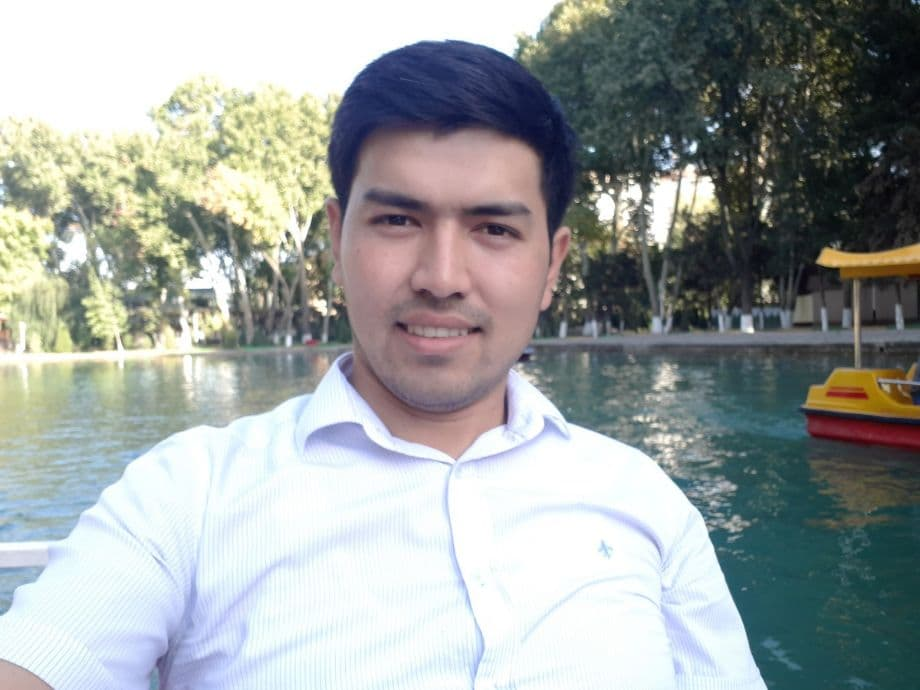
#> input picture test/Abror Esonaliev.jpg, 920 x 690 px, given as the content of the folder dataset, which was not available
$ python main.py
#> lines starting #> are read from the running program, lines starting #| are printed output that depends on the picture; pictures that were not available may be replaced by others from this repository, and a replacement may not be noted
"""
EigenFace=>

EigenFace implementation of the method in Turk and Pentland's paper.

Requirements=>

1) Numpy
2) Matplotlib
3) cv2 (openCV2)

To Run=>

Put the training image into directory example, each class of images should be in the same subdir, since the name of the subdir will be the name of the class.

"""
from __future__ import division

import os
import numpy as np
import scipy.stats as ss
import collections
import cv2
import bunch
import matplotlib.pyplot as plt
import re
import fnmatch

TEST_DIR = "test"
IMAGE_DIR = "dataset"


class EigenFace(object):

    def __init__(self, image_path=None, suffix="*.*", variance_pct=0.99, knn=5):

#> called with image_path = 'dataset', suffix = '*.*', variance_pct = 0.99, knn = 1
        self.variance_pct = variance_pct

        self.knn = knn

        self.image_dictionary = []

        image_names = []
        for root, dirnames, filenames in os.walk(image_path):
            for filename in fnmatch.filter(filenames, suffix):
                image_names.append(os.path.join(root, filename))

        for idx, image_name in enumerate(image_names):
            img = cv2.imread(image_name, cv2.IMREAD_GRAYSCALE).astype(np.float64)
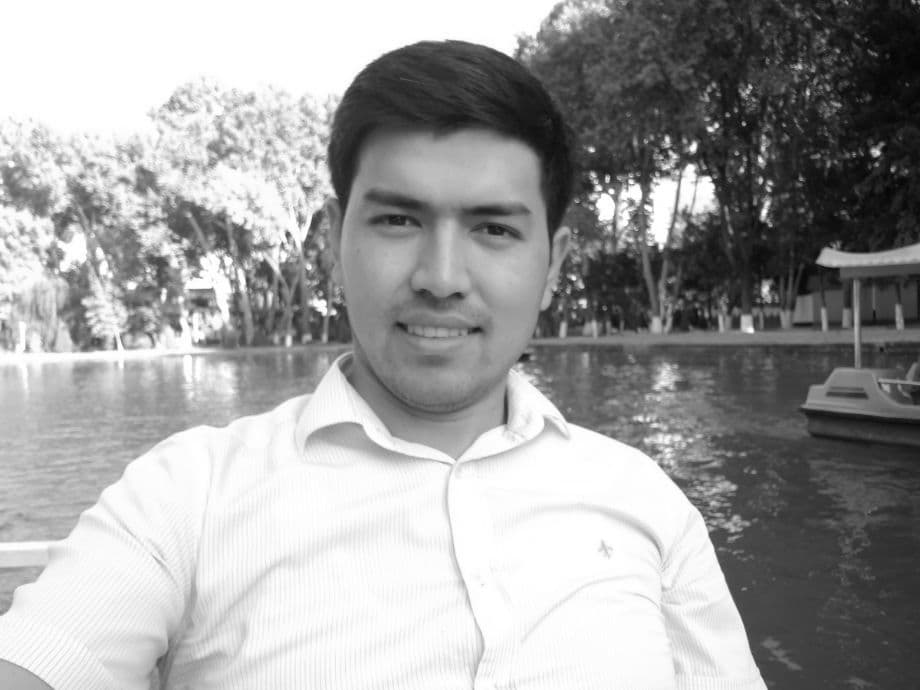
#> img: shape (690, 920) float64; min 2, max 255, mean 159.7
            if idx == 0:
                self.imgShape = img.shape
#> self.imgShape = (690, 920)

                self.vector_matrix = np.zeros((self.imgShape[0] * self.imgShape[1], len(image_names)), dtype=np.float64)

            self.image_dictionary.append((image_name, img, self.getClassFromName(image_name)))
            self.vector_matrix[:, idx] = img.flatten()

        subjects = set()
        for _, _, subject in self.image_dictionary:
            subjects.add(subject)
#> this loop made 1 pass
#> subject on pass 1: 8399236249458515776
#> after the loop, subjects = 1 item
        print("loaded total image: %d, subject number is: %d" % (len(self.image_dictionary), len(subjects)))
#| loaded total image: 1, subject number is: 1

        self.get_eigen()
        self.getWeight4Training()

    def get_eigen(self):
        mean_vector = self.vector_matrix.mean(axis=1)
        for ii in range(self.vector_matrix.shape[1]):
            self.vector_matrix[:, ii] -= mean_vector
        shape = self.vector_matrix.shape
#> shape = (634800, 1)

        if (shape[0] < shape[1]):
            _, lamb, u = np.linalg.svd(np.dot(self.vector_matrix, self.vector_matrix.T))
            u = u.T

        else:
            _, lamb, v = np.linalg.svd(np.dot(self.vector_matrix.T, self.vector_matrix))
#> lamb = [0]; v = [1]
            v = v.T
            u = np.dot(self.vector_matrix, v)

            norm = np.linalg.norm(u, axis=0)
#> norm = [0]
            u = u / norm

        standard_deviation = lamb ** 2 / float(len(lamb))
#> standard_deviation = [0]
        variance_proportion = standard_deviation / np.sum(standard_deviation)
#> variance_proportion = [nan]
        eigen = bunch.Bunch()
        eigen.lamb = lamb
        eigen.u = u
        eigen.variance_proportion = variance_proportion
        eigen.mean_vector = mean_vector
        self.eigen = eigen

        self.K = self.get_number_of_components_to_preserve_variance(self.variance_pct)
        print("get_number_of_components_to_preserve_variance: var=%.2f, K=%d" % (self.variance_pct, self.K))

    def getWeight4Training(self):
        self.weightTraining = np.dot(self.eigen.u.T, self.vector_matrix)
        return self.weightTraining

    def get_eigen_value_distribution(self):
        data = np.cumsum(self.eigen.lamb) / np.sum(self.eigen.lamb)
        return data

    # [4 lines left out: function get_number_of_components_to_preserve_variance, not called in this run]

    def getWeight4NormalizedImg(self, imgNormlized):
        return np.dot(self.eigen.u.T, imgNormlized)

    def getWeight4img(self, img):
        return self.getWeight4NormalizedImg(img.flatten - self.eigen.mean_vector)

    # [88 lines left out: functions porject2eigenFaces, eval, get_eval, plot_image_dictionary, plot_eigen_vector, plot_eigen_vectors, not called in this run]

    def get_average_weight_matrix(self):
        return np.reshape(self.eigen.mean_vector, self.imgShape)

    # [30 lines left out: functions plot_mean_vector, plot_pca_components_proportions, plot_eigen_value_distribution, plotTrainingClass, not called in this run]

    def getClassFromName(self, fileName, lastSubdir=True):
        if lastSubdir:
            name = os.path.basename(os.path.dirname(fileName))
        else:
            name = os.path.basename(fileName)
        mat = re.match(".*(\d+).*", name)
        if mat != None:
            return int(mat.group(1))
        else:
            return name.__hash__()


eigen_face = EigenFace(image_path=IMAGE_DIR, variance_pct=0.99, knn=1)
#> (the call stopped at in get_eigen, `eigen = bunch.Bunch()`: bunch is not available in this run)
#> (the run stopped early here; a loop or call above may not have finished)

$ run again, on test/Farrux.jpg
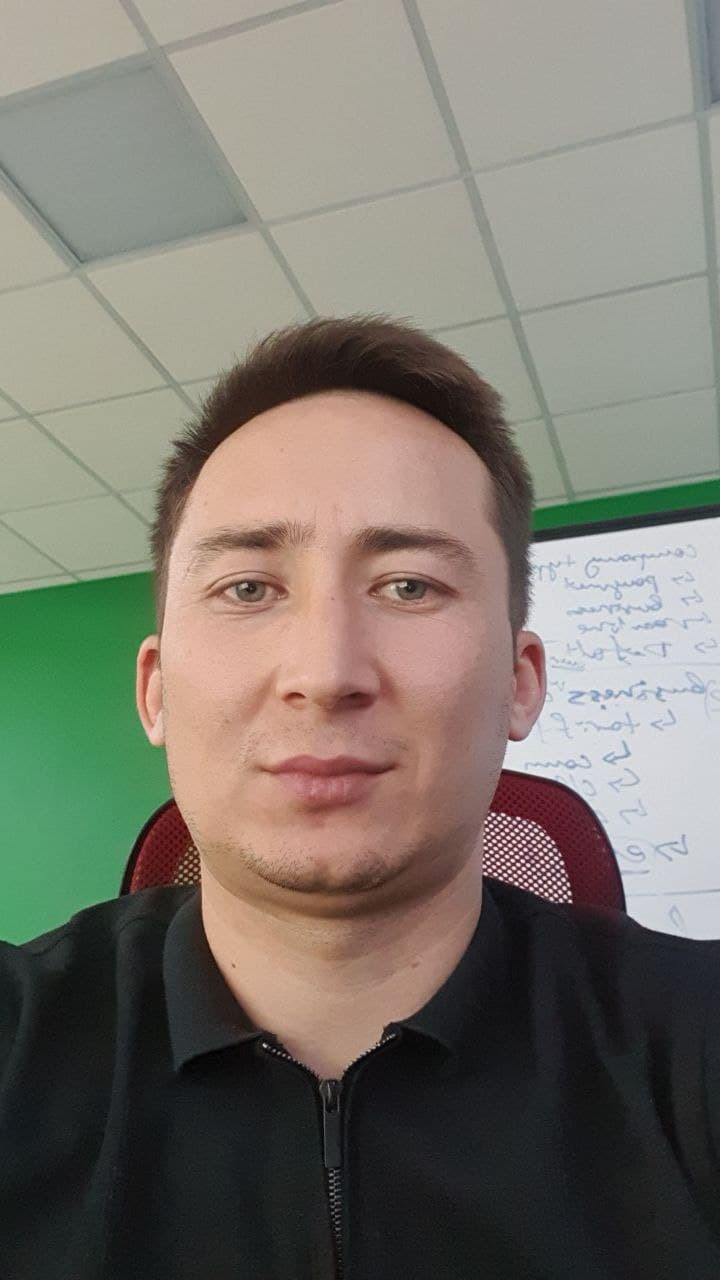
#> input picture test/Farrux.jpg, 720 x 1280 px, given as the content of the folder dataset, which was not available
#> in __init__, `img = cv2.imread(image_name, cv2.IMREAD_GRAYSCALE).astype(np.float64)`:
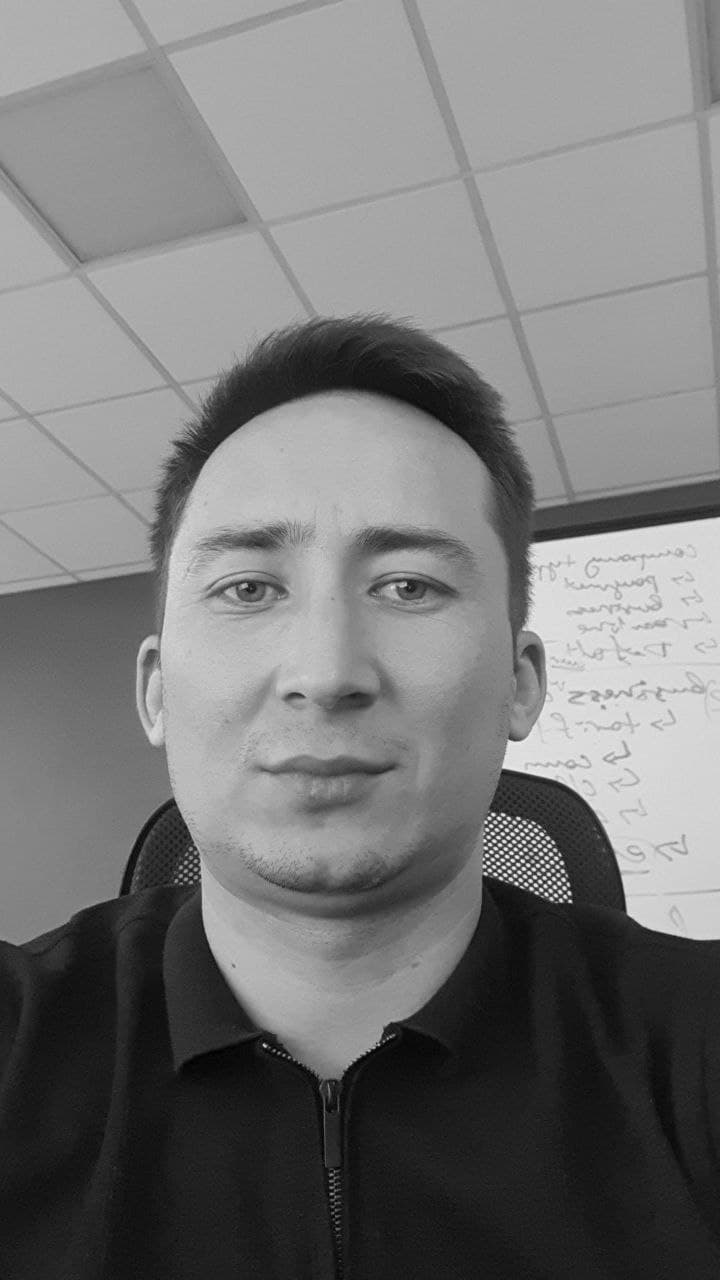
#> img: shape (1280, 720) float64; min 0, max 255, mean 118.9
#> the loop in __init__, `for _, _, subject in self.image_dictionary:` made 1 pass
#> subject on pass 1: 8399236249458515776
#> after the loop in __init__, `for _, _, subject in self.image_dictionary:`: subjects = 1 item
#| loaded total image: 1, subject number is: 1

$ run again, on test/Hayot Rahimov.jpg
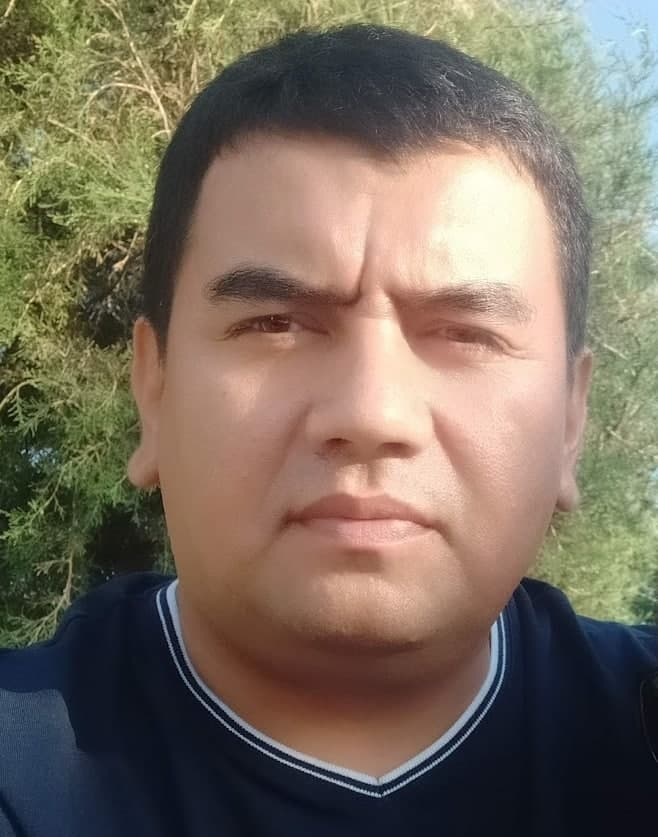
#> input picture test/Hayot Rahimov.jpg, 658 x 837 px, given as the content of the folder dataset, which was not available
#> in __init__, `img = cv2.imread(image_name, cv2.IMREAD_GRAYSCALE).astype(np.float64)`:
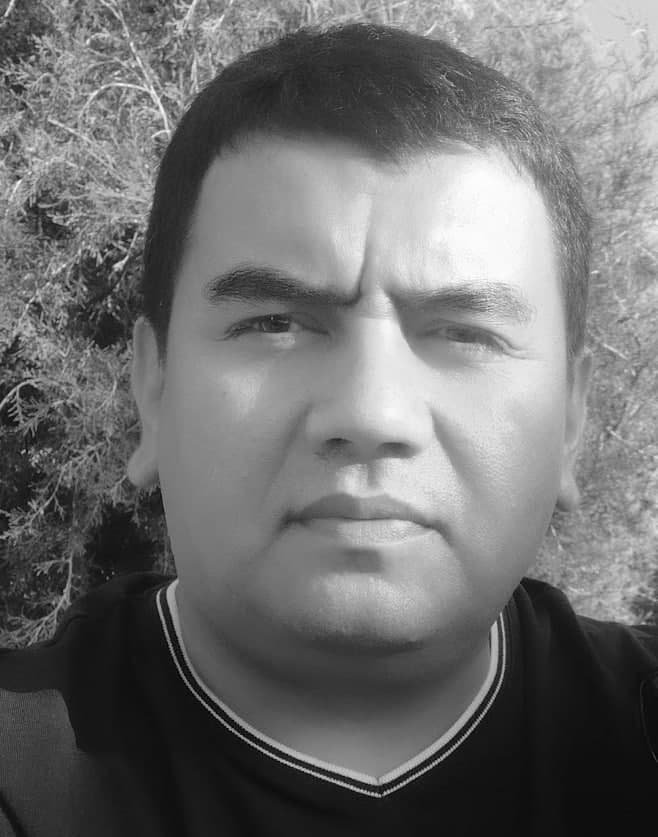
#> img: shape (837, 658) float64; min 0, max 255, mean 111.8
#> the loop in __init__, `for _, _, subject in self.image_dictionary:` made 1 pass
#> subject on pass 1: 8399236249458515776
#> after the loop in __init__, `for _, _, subject in self.image_dictionary:`: subjects = 1 item
#| loaded total image: 1, subject number is: 1

$ run again, on test/Jasur.jpg
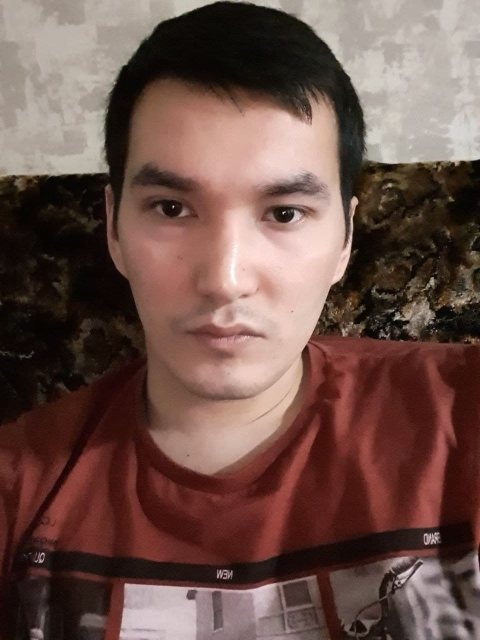
#> input picture test/Jasur.jpg, 960 x 1280 px, given as the content of the folder dataset, which was not available (shown at 1/2 size)
#> in __init__, `img = cv2.imread(image_name, cv2.IMREAD_GRAYSCALE).astype(np.float64)`:
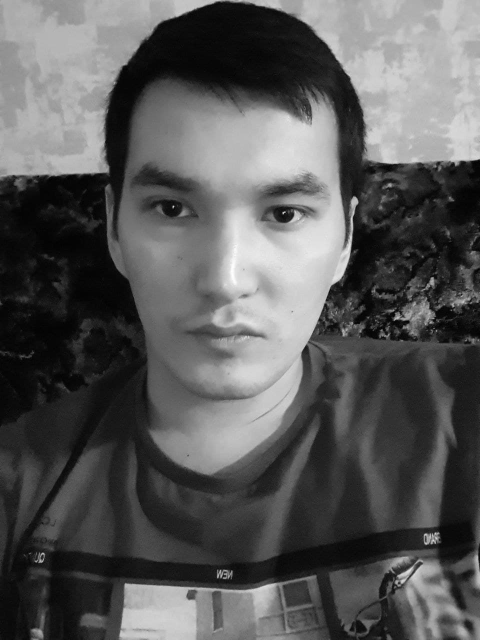
#> img: shape (1280, 960) float64 (shown at 1/2 size); min 0, max 255, mean 88.8
#> the loop in __init__, `for _, _, subject in self.image_dictionary:` made 1 pass
#> subject on pass 1: 8399236249458515776
#> after the loop in __init__, `for _, _, subject in self.image_dictionary:`: subjects = 1 item
#| loaded total image: 1, subject number is: 1
